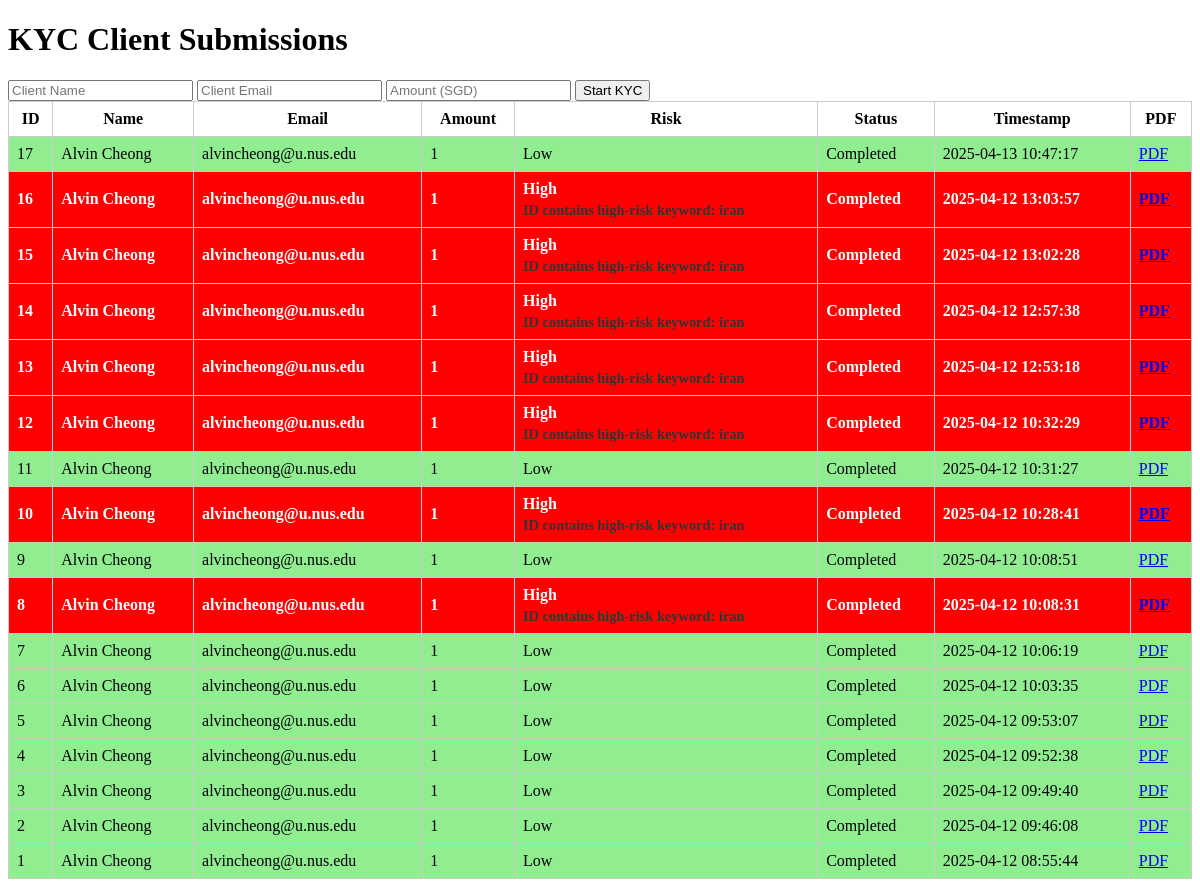
Before: / with the older database file.
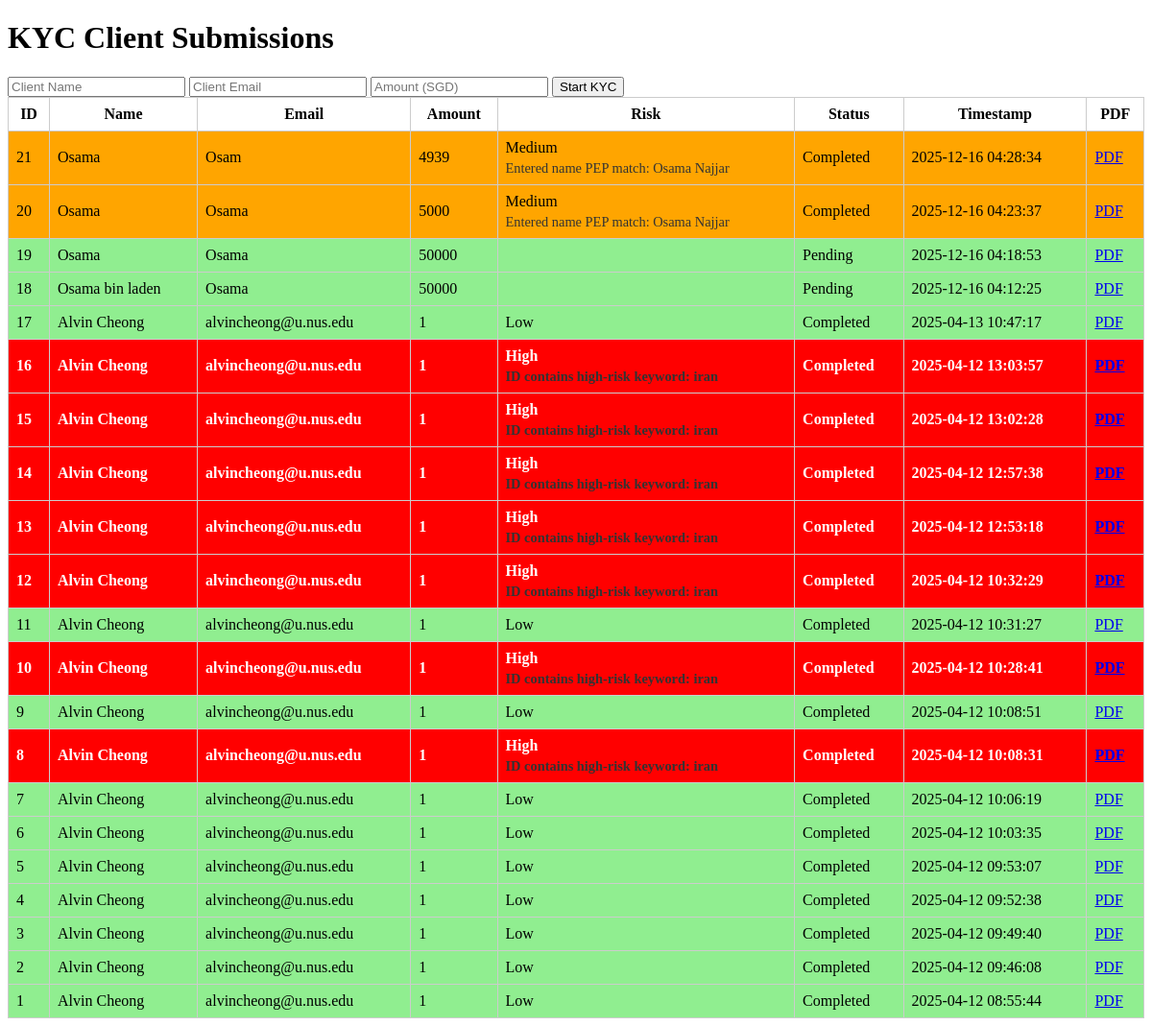
After: the same page with the newer database file.
### tables this page shows
CREATE TABLE clients (
                        id INTEGER PRIMARY KEY,
                        name TEXT,
                        email TEXT,
                        amount TEXT,
                        status TEXT,
                        timestamp TEXT,
                        sow_category TEXT,
                        sow_notes TEXT,
                        risk_rating TEXT
                    );

### app.py (the view)
@app.route('/')
def index():
    with sqlite3.connect(DB_NAME) as conn:
        c = conn.cursor()
        c.execute("SELECT * FROM clients ORDER BY timestamp DESC")
        clients = c.fetchall()
    return render_template('admin.html', clients=clients)

### templates/admin.html (shortened to what this page needs)
<!DOCTYPE html>
<html>
<head>
</head>
<body>
    <h1>KYC Client Submissions</h1>
    <form action="/start" method="POST">
        <input type="text" name="name" placeholder="Client Name" required>
        <input type="email" name="email" placeholder="Client Email" required>
        <input type="text" name="amount" placeholder="Amount (SGD)" required>
        <button type="submit">Start KYC</button>
    </form>
    <table>
        <tr>
            <th>ID</th>
            <th>Name</th>
            <th>Email</th>
            <th>Amount</th>
            <th>Risk</th>
            <th>Status</th>
            <th>Timestamp</th>
            <th>PDF</th>
        </tr>
        {% for c in clients %}
        <tr class="{{ 'high-risk' if c[8] == 'High' else 'medium-risk' if c[8] == 'Medium' else 'low-risk' }}">
            <td>{{ c[0] }}</td>
            <td>{{ c[1] }}</td>
            <td>{{ c[2] }}</td>
            <td>{{ c[3] }}</td>
            <td>
                {{ c[8] }}
                {% if c[8] != 'Low' and 'Reasons:' in c[7] %}
                    <div class="tooltip">{{ c[7].split('Reasons:')[-1].strip() }}</div>
                {% endif %}
            </td>
            <td>{{ c[4] }}</td>
            <td>{{ c[5] }}</td>
            <td><a href="/report/{{ c[0] }}">PDF</a></td>
        </tr>
        {% endfor %}
    </table>
</body>
</html>

### templates/admin.html (style rules this page uses)
table { border-collapse: collapse; width: 100%; }
th, td { padding: 8px; border: 1px solid #ccc; }
.high-risk { color: white; background-color: red; font-weight: bold; }
.medium-risk { background-color: orange; }
.low-risk { background-color: lightgreen; }
.tooltip { font-size: 0.9em; color: #333; margin-top: 4px; }

Changed rows visible on the page:
added clients: id "21", name "Osama", email "Osam", amount "4939", risk_rating "Medium", sow_notes "Entered name PEP match: Osama Najjar", status "Completed", timestamp "2025-12-16 04:28:34"
added clients: id "20", name "Osama", email "Osama", amount "5000", risk_rating "Medium", sow_notes "Entered name PEP match: Osama Najjar", status "Completed", timestamp "2025-12-16 04:23:37"
added clients: id "19", name "Osama", email "Osama", amount "50000", status "Pending", timestamp "2025-12-16 04:18:53"
added clients: id "18", name "Osama bin laden", email "Osama", amount "50000", status "Pending", timestamp "2025-12-16 04:12:25"
